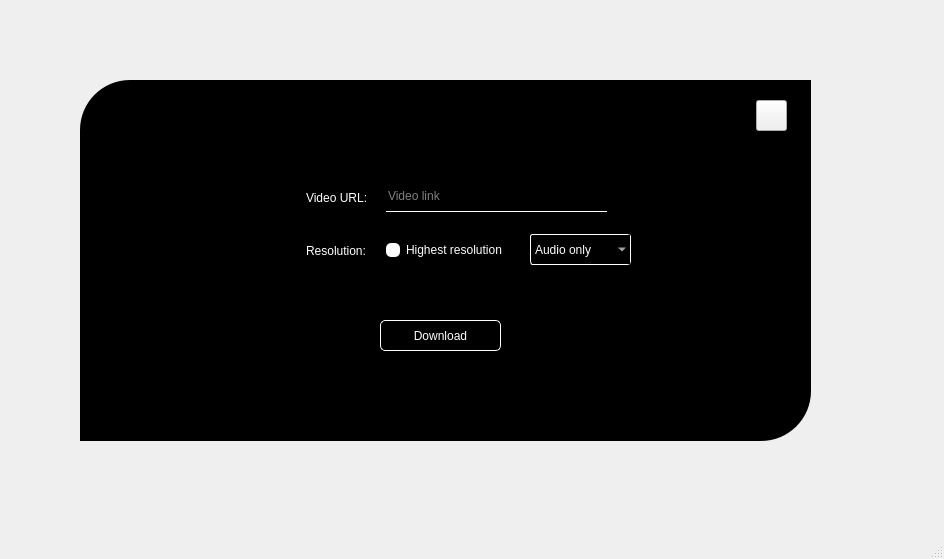
<?xml version="1.0" encoding="UTF-8"?>
<ui version="4.0">
 <class>MainWindow</class>
 <widget class="QMainWindow" name="MainWindow">
  <property name="enabled">
   <bool>true</bool>
  </property>
  <property name="geometry">
   <rect>
    <x>0</x>
    <y>0</y>
    <width>944</width>
    <height>559</height>
   </rect>
  </property>
  <property name="windowTitle">
   <string>MainWindow</string>
  </property>
  <property name="styleSheet">
   <string notr="true"/>
  </property>
  <property name="tabShape">
   <enum>QTabWidget::Rounded</enum>
  </property>
  <widget class="QWidget" name="centralwidget">
   <widget class="QWidget" name="widget" native="true">
    <property name="enabled">
     <bool>true</bool>
    </property>
    <property name="geometry">
     <rect>
      <x>80</x>
      <y>80</y>
      <width>731</width>
      <height>361</height>
     </rect>
    </property>
    <property name="acceptDrops">
     <bool>false</bool>
    </property>
    <property name="autoFillBackground">
     <bool>false</bool>
    </property>
    <property name="styleSheet">
     <string notr="true">QWidget#widget{
	background-color: black;
	border-top-left-radius: 50px;
	border-bottom-right-radius: 50px;

}

QPushButton#downloadButton{
	color: white;
	background-color: black;
	border: 1px solid white;
	border-radius: 5px;
}

QPushButton#downloadButton:hover{
	background-color: white;
	color: black;
	border: 2px solid white;
}
QPushButton#downloadButton:pressed{

	background-color:rgba(255, 5, 42);
	color: white;
}

QLabel{
	color: white;
}
QLineEdit{
	background-color: white;
	border-radius: 20px;
	background-color: white;
}

QRadioButton::indicator{
	background-color: white;
	border-radius: 5px;
}

QRadioButton::indicator:checked{
	background-color: red;
	border-radius: 5px;
	border: 2px solid white;
}


</string>
    </property>
    <widget class="QPushButton" name="downloadButton">
     <property name="geometry">
      <rect>
       <x>300</x>
       <y>240</y>
       <width>121</width>
       <height>31</height>
      </rect>
     </property>
     <property name="styleSheet">
      <string notr="true"/>
     </property>
     <property name="text">
      <string>Download</string>
     </property>
    </widget>
    <widget class="QComboBox" name="comboBox">
     <property name="geometry">
      <rect>
       <x>450</x>
       <y>154</y>
       <width>101</width>
       <height>31</height>
      </rect>
     </property>
     <property name="styleSheet">
      <string notr="true">border: 2px solid black;
border-radius: 3px;
border: 1px solid white;
background-color: black;
color: white;



</string>
     </property>
     <item>
      <property name="text">
       <string>Audio only</string>
      </property>
     </item>
     <item>
      <property name="text">
       <string>360p</string>
      </property>
     </item>
     <item>
      <property name="text">
       <string>720p</string>
      </property>
     </item>
    </widget>
    <widget class="QLabel" name="label_2">
     <property name="geometry">
      <rect>
       <x>226</x>
       <y>110</y>
       <width>71</width>
       <height>16</height>
      </rect>
     </property>
     <property name="text">
      <string>Video URL:</string>
     </property>
    </widget>
    <widget class="QLabel" name="label_3">
     <property name="geometry">
      <rect>
       <x>226</x>
       <y>160</y>
       <width>71</width>
       <height>21</height>
      </rect>
     </property>
     <property name="text">
      <string>Resolution:</string>
     </property>
    </widget>
    <widget class="QLineEdit" name="linkText">
     <property name="geometry">
      <rect>
       <x>306</x>
       <y>101</y>
       <width>221</width>
       <height>31</height>
      </rect>
     </property>
     <property name="styleSheet">
      <string notr="true">color: white;
border:none;
background-color: transparent;
border-bottom:1px solid white;




</string>
     </property>
     <property name="text">
      <string/>
     </property>
     <property name="placeholderText">
      <string>Video link</string>
     </property>
    </widget>
    <widget class="QRadioButton" name="radioButton">
     <property name="geometry">
      <rect>
       <x>306</x>
       <y>160</y>
       <width>131</width>
       <height>20</height>
      </rect>
     </property>
     <property name="styleSheet">
      <string notr="true">color: white;
</string>
     </property>
     <property name="text">
      <string>Highest resolution</string>
     </property>
    </widget>
    <widget class="QToolButton" name="toolButton">
     <property name="enabled">
      <bool>true</bool>
     </property>
     <property name="geometry">
      <rect>
       <x>676</x>
       <y>20</y>
       <width>31</width>
       <height>31</height>
      </rect>
     </property>
     <property name="mouseTracking">
      <bool>false</bool>
     </property>
     <property name="autoFillBackground">
      <bool>false</bool>
     </property>
     <property name="styleSheet">
      <string notr="true">border-right-color: rgb(0, 0, 0);</string>
     </property>
     <property name="text">
      <string/>
     </property>
     <property name="icon">
      <iconset>
       <normaloff>../../../../Downloads/cross.png</normaloff>../../../../Downloads/cross.png</iconset>
     </property>
     <property name="iconSize">
      <size>
       <width>65</width>
       <height>50</height>
      </size>
     </property>
     <property name="popupMode">
      <enum>QToolButton::InstantPopup</enum>
     </property>
     <property name="toolButtonStyle">
      <enum>Qt::ToolButtonIconOnly</enum>
     </property>
     <property name="autoRaise">
      <bool>false</bool>
     </property>
     <property name="arrowType">
      <enum>Qt::NoArrow</enum>
     </property>
    </widget>
    <widget class="QLabel" name="label_4">
     <property name="geometry">
      <rect>
       <x>250</x>
       <y>0</y>
       <width>251</width>
       <height>111</height>
      </rect>
     </property>
     <property name="text">
      <string/>
     </property>
     <property name="pixmap">
      <pixmap>../../../../Downloads/youtube_logo_dark-920x460.webp</pixmap>
     </property>
     <property name="scaledContents">
      <bool>true</bool>
     </property>
    </widget>
   </widget>
  </widget>
  <widget class="QMenuBar" name="menubar">
   <property name="geometry">
    <rect>
     <x>0</x>
     <y>0</y>
     <width>944</width>
     <height>26</height>
    </rect>
   </property>
  </widget>
  <widget class="QStatusBar" name="statusbar"/>
 </widget>
 <resources/>
 <connections/>
</ui>
